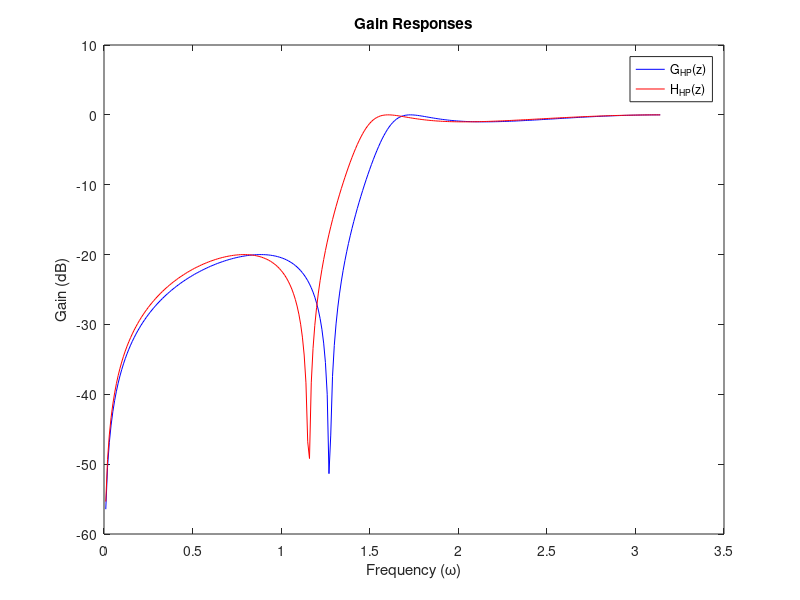

MATLAB code for this plot:
w = 0:.01:pi;
z = exp(1i*w);
G = .2397*(1-1.5858*z.^-1+1.5858*z.^-2-z.^-3)./(1+.3272*z.^-1+.7459*z.^-2+.179*z.^-3);
H = .269889*(1-1.80643*z.^-1+1.80643*z.^-2-z.^-3)./(1+.0505626*z.^-1+.701093*z.^-2+.1356*z.^-3);
plot(w,20*log10(abs(G)),'b'); hold on;
plot(w,20*log10(abs(H)),'r');
legend('G_H_P(z)','H_H_P(z)');
title('Gain Responses');
xlabel('Frequency (\omega)'); ylabel('Gain (dB)');
